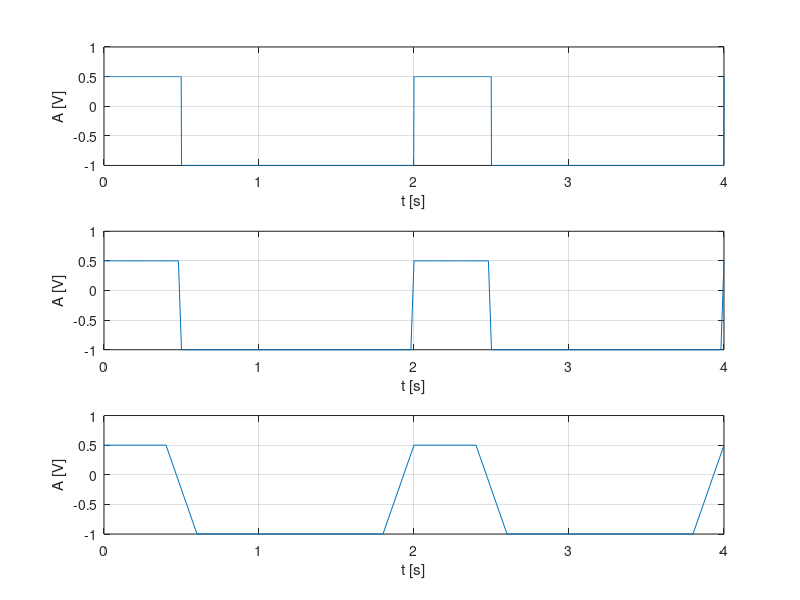

Write the MATLAB code that produced this figure.
%Se va genera un semnal cu rezolutie temporara de 2ms, 20ms
%200ms pentru un semnal continuu de tipul:
%1. Semnal dreptunghiular periodic cu
%? Perioad?: 2 s.
%? Factor de umplere: 25%.
%? Nivel maxim: +0.5.
%? Nivel minim: -1.

%rezolutie temporara de 2 ms
t=0:0.002:4;%sunt afisate 2 perioade
f=0.5;
w=2*pi*f;
duty=25;
nivel=0.25;
procent=0.75;
s=(procent*square(w*t,duty))-nivel;
subplot(3,1,1)
plot(t,s),grid,xlabel('t [s]'),ylabel('A [V]')
%procent - cat % din amplitudine sa fie afisat

%rezolutie temporara de 20 ms
t=0:0.02:4;%sunt afisate 2 perioade
f=0.5;
w=2*pi*f;
duty=25;
nivel=0.25;
procent=0.75;
s=(procent*square(w*t,duty))-nivel;
subplot(3,1,2)
plot(t,s),grid,xlabel('t [s]'),ylabel('A [V]')


%rezolutie temporara de 200 ms
t=0:0.2:4;%sunt afisate 2 perioade
f=0.5;
w=2*pi*f;
duty=25;
nivel=0.25;
procent=0.75;
s=(procent*square(w*t,duty))-nivel;
subplot(3,1,3)
plot(t,s),grid,xlabel('t [s]'),ylabel('A [V]')